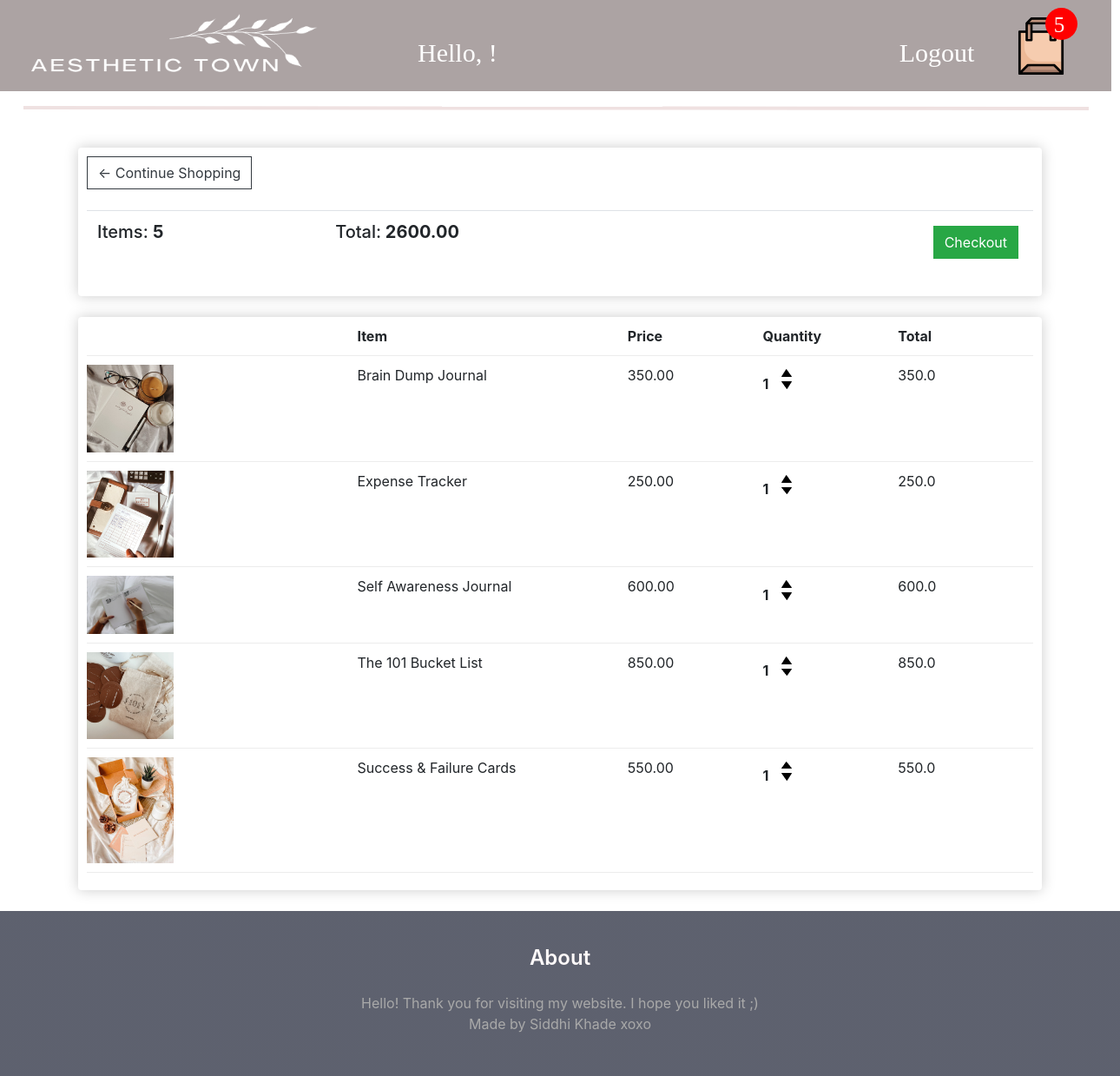
/cart/test7/, run on the app's committed database.
### store/models.py (models this page shows, shortened)
class Order(models.Model):
    customer = models.ForeignKey(User, on_delete=models.SET_NULL, null=True, blank=True)
    date_ordered = models.DateTimeField(auto_now_add=True)
    complete = models.BooleanField(default=False)
    transaction_id = models.CharField(max_length=100, null=True)
    @property
    def get_cart_total(self):
        orderitems = self.orderitem_set.all()
        total = sum([item.get_total for item in orderitems])
        return total
    @property
    def get_cart_items(self):
        orderitems = self.orderitem_set.all()
        total = sum([item.quantity for item in orderitems])
        return total

class OrderItem(models.Model):
    product = models.ForeignKey(Product, on_delete=models.SET_NULL, null=True)
    order = models.ForeignKey(Order, on_delete=models.SET_NULL, null=True)
    quantity = models.IntegerField(default=0, null=True, blank=True)
    date_added = models.DateTimeField(auto_now_add=True)
    @property
    def get_total(self):
        total = self.product.price * self.quantity
        return total

class Product(models.Model):
    name = models.CharField(max_length=200)
    description = models.CharField(max_length=200, default="")
    price = models.FloatField()
    digital = models.BooleanField(default=False, null=True, blank=False)
    image = models.ImageField(null=True, blank=True)
    @property
    def imageURL(self):
        try:
            url = self.image.url
        except:
            url = ''
        return url

### store/views.py (the view)
# urls.py: path('cart/<str:username>/',views.cart,name='cart'),
def cart(request,username):
    user = User.objects.get(username=username)
    if user.is_authenticated:
        order, created = Order.objects.get_or_create(customer=user, complete=False)
        items = order.orderitem_set.all()
        cartItems = order.get_cart_items
    else:
        items = []
        order = {'get_cart_total':0, 'get_cart_items':0, 'shipping': False}
        cartItems = order['get_cart_items']
    context={'items': items, 'order': order, 'cartItems': cartItems}
    return render(request,'store/cart.html',context)

### store/templates/store/cart.html
{% extends 'store/mainstore.html' %}
{% load static %}
{% block content %}
<div class="row">
    <div class="col-lg-12">
        <div class="box-element">
            <a  class="btn btn-outline-dark" href="{% url 'mainstore' username=user.username %}">&#x2190; Continue Shopping</a>
            <br>
            <br>
            <table class="table">
                <tr>
                    <th><h5>Items: <strong>{{order.get_cart_items}}</strong></h5></th>
                    <th><h5>Total:<strong> {{order.get_cart_total|floatformat:2}}</strong></h5></th>
                    <th>
                        <a  style="float:right; margin:5px;" class="btn btn-success" href="{% url 'checkout' username=user.username %}">Checkout</a>
                    </th>
                </tr>
            </table>
        </div>
        <br>
        <div class="box-element">
            <div class="cart-row">
                <div style="flex:2"></div>
                <div style="flex:2"><strong>Item</strong></div>
                <div style="flex:1"><strong>Price</strong></div>
                <div style="flex:1"><strong>Quantity</strong></div>
                <div style="flex:1"><strong>Total</strong></div>
            </div>
            {% for item in items %}
            <div class="cart-row">
                <div style="flex:2"><img class="row-image" src="{{item.product.imageURL}}"></div>
                <div style="flex:2"><p>{{item.product.name}}</p></div>
                <div style="flex:1"><p>{{item.product.price|floatformat:2}}</p></div>
                <div style="flex:1">
                    <p class="quantity">{{item.quantity}}</p>
                    <div class="quantity">
                        <img data-product={{item.product.id}} data-action="add" class="chg-quantity update-cart" src="{% static  'images/arrow-up.png' %}">
                        <img data-product={{item.product.id}} data-action="remove" class="chg-quantity update-cart" src="{% static  'images/arrow-down.png' %}">
                    </div>
                </div>
                <div style="flex:1"><p>{{item.get_total}}</p></div>
            </div>
            {% endfor %}
        </div>
    </div>
</div>
{% endblock content %}

### static/CSS/store.css (style rules this page uses)
:root { --web-view-ids: Aesthetic_Town; }
* { margin: 0; padding: 0; box-sizing: border-box; border: none; }
.btn { border-radius: 0; }
.row-image { width: 100px; }
.quantity { display: inline-block; font-weight: 700; padding-right:10px; }
.cart-row { display: flex; align-items: flex-stretch; padding-bottom: 10px; margin-bottom: 10px; border-bottom: 1px solid #ececec; }
.chg-quantity { width: 12px; cursor: pointer; display: block; margin-top: 5px; transition:.1s; }
.col-lg-4, .col-lg-6, .col-lg-8, .col-lg-12 { margin-top: 50px; }
.box-element { box-shadow:hsl(0, 0%, 80%) 0 0 16px; background-color: #fff; border-radius: 4px; padding: 10px; }

### data on the page
Order: get_cart_items "5", get_cart_total "2600.00"
OrderItem: product.imageURL (picture), product.name "Brain Dump Journal", product.price "350.00", quantity "1", get_total "350.0"
OrderItem: product.imageURL (picture), product.name "Expense Tracker", product.price "250.00", quantity "1", get_total "250.0"
OrderItem: product.imageURL (picture), product.name "Self Awareness Journal", product.price "600.00", quantity "1", get_total "600.0"
OrderItem: product.imageURL (picture), product.name "The 101 Bucket List", product.price "850.00", quantity "1", get_total "850.0"
OrderItem: product.imageURL (picture), product.name "Success & Failure Cards", product.price "550.00", quantity "1", get_total "550.0"

### other printed values
{{ cartItems }} "5"
